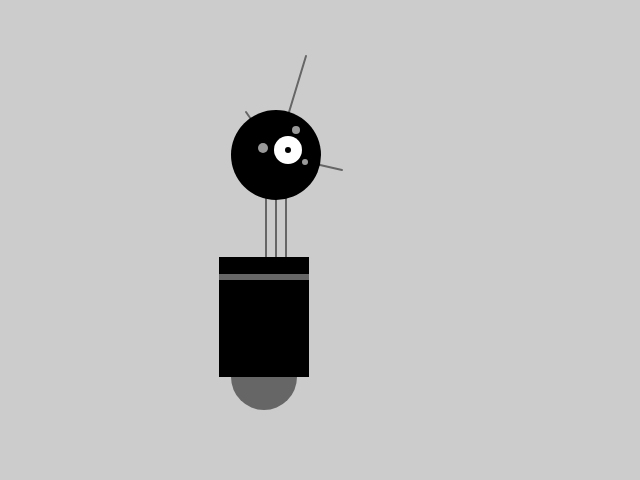
Frame 1 (no input)
Frame 60 (no input): identical to frame 1, image omitted
Frame 120 (the mouse pressed at the canvas centre since frame 60): identical to frame 1, image omitted

The p5.js sketch that drew this single still picture (run headless with seeded random() and noise() and a simulated clock; from frame 60 on, the mouse is pressed at the canvas centre):

// p5.js sketch
// ── sketch.js
function setup() {
  createCanvas(640, 480);
  strokeWeight(2);
  ellipseMode(RADIUS);
}

function draw() {
  background(204);
  // Neck
  stroke(102); // Set stroke to gray
  line(266, 257, 266, 162); // Left
  line(276, 257, 276, 162); // Middle 
  line(286, 257, 286, 162); // Right

  // Antennae
  line(276, 155, 246, 112);  // Small 
  line(276, 155, 306, 56);    // Tall
  line(276, 155, 342, 170); // Medium

  // Body
  noStroke(); // Disable stroke 
  fill(102); // Set fill to gray 
  ellipse(264,377,33,33); //Antigravity orb 
  fill(0); // Set fill to black 
  rect(219, 257, 90, 120); // Main body 
  fill(102); // Set fill to gray 
  rect(219, 274, 90, 6); // Gray stripe
  
  // Head
  fill(0); // Set fill to black 
  ellipse(276,155,45,45); //Head 
  fill(255); // Set fill to white 
  ellipse(288, 150, 14, 14); // Large eye 
  fill(0); // Set fill to black 
  ellipse(288, 150, 3, 3); // Pupil
  fill(153); // Set fill to light gray
  ellipse(263, 148, 5, 5); // Small eye 1 
  ellipse(296, 130, 4, 4);  // Small eye 2 
  ellipse(305, 162, 3, 3); // Small eye 3
}

// https://editor.p5js.org/jht1493/sketches/0EzMYSpky
// Ex_03_99 Robot 1: Draw

// https://github.com/lmccart/gswp5.js-code/blob/master/Robots/Robot01_Draw.js
